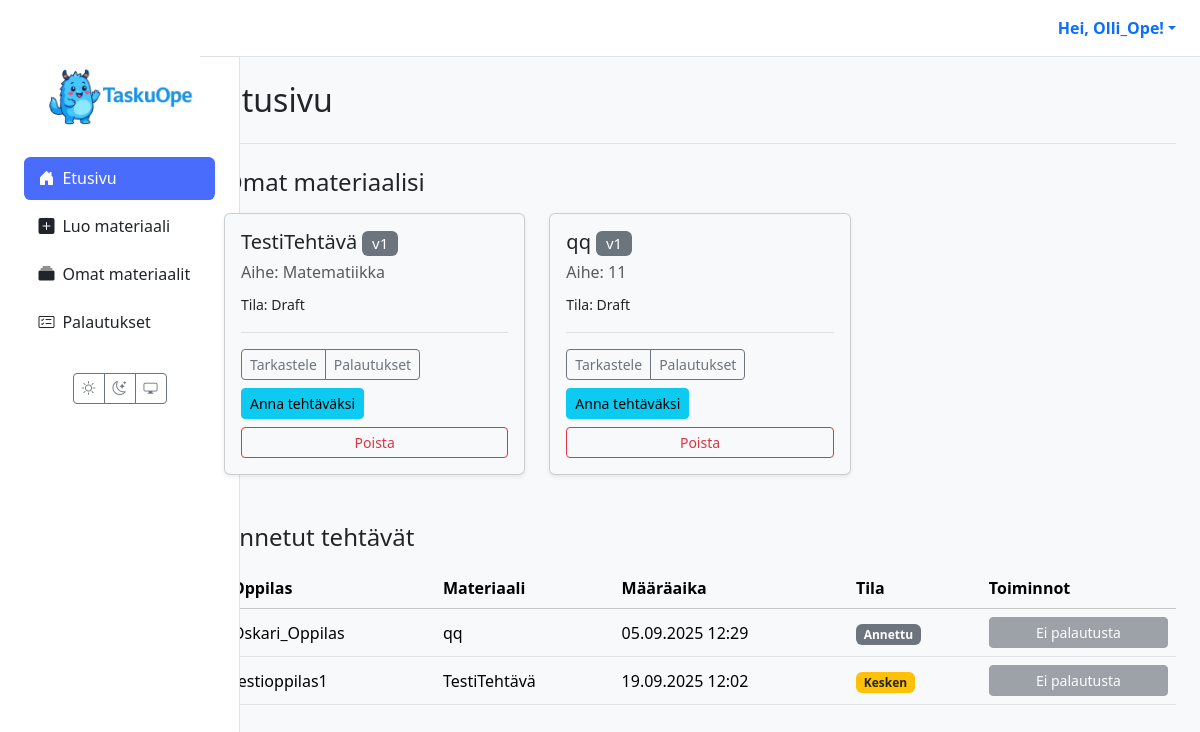
The app's page / (signed in), older data.
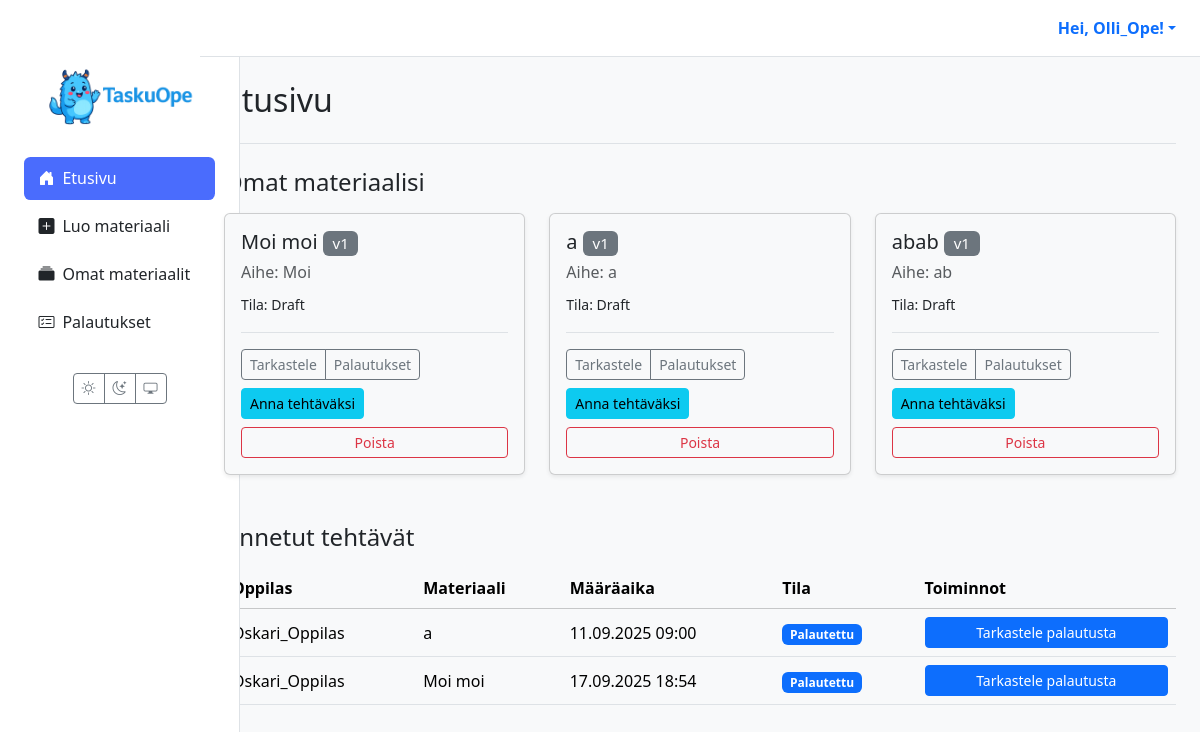
The same page, newer data.
### materials/models.py (models this page shows, shortened)
class Material(models.Model):
    class MaterialType(models.TextChoices):
        TASK = 'tehtävä', 'Tehtävä'
        LEARNING_MATERIAL = 'oppimateriaali', 'Oppimateriaali'
        TEST = 'testi', 'Testi'
        EXAM = 'koe', 'Koe'
        VIDEO = 'video', 'Video'
        GAME = 'peli', 'Peli'
    class Status(models.TextChoices):
        DRAFT = 'DRAFT', 'Draft'
        PENDING_APPROVAL = 'PENDING', 'Pending Approval'
        APPROVED = 'APPROVED', 'Approved'
        REJECTED = 'REJECTED', 'Rejected'
    GRADE_CHOICES = [(str(i), f"{i}. luokka") for i in range(1, 10)]
    id = models.UUIDField(primary_key=True, default=uuid.uuid4, editable=False)
    title = models.CharField(max_length=255)
    content = models.TextField(help_text="The raw content generated by the AI.")
    structured_content = models.JSONField(null=True, blank=True, help_text="Parsed content, e.g., quiz questions.")
    material_type = models.CharField(max_length=50, choices=MaterialType.choices, default=MaterialType.TASK)
    subject = models.CharField(max_length=100, null=True, blank=True)
    grade_level = models.CharField(max_length=20, choices=GRADE_CHOICES, null=True, blank=True)
    audience = models.JSONField(null=True, blank=True, help_text="e.g., {'learning_styles': ['visual'], 'languages': ['en', 'fi']}")
    author = models.ForeignKey(settings.AUTH_USER_MODEL, related_name='authored_materials', on_delete=models.CASCADE, limit_choices_to={'role': 'TEACHER'})
    prompt = models.ForeignKey(Prompt, on_delete=models.SET_NULL, null=True, blank=True)
    status = models.CharField(max_length=50, choices=Status.choices, default=Status.DRAFT)
    version = models.IntegerField(default=1)
    parent = models.ForeignKey('self', on_delete=models.SET_NULL, null=True, blank=True, related_name='versions')
    created_at = models.DateTimeField(auto_now_add=True)
    updated_at = models.DateTimeField(auto_now=True)

class Assignment(models.Model):
    class Status(models.TextChoices):
        ASSIGNED     = "ASSIGNED",     _("Annettu")
        IN_PROGRESS  = "IN_PROGRESS",  _("Kesken")
        SUBMITTED    = "SUBMITTED",    _("Palautettu")
        GRADED       = "GRADED",       _("Arvioitu")
    id = models.UUIDField(primary_key=True, default=uuid.uuid4, editable=False)
    material = models.ForeignKey(
        Material,
        on_delete=models.CASCADE
    )
    student = models.ForeignKey(
        settings.AUTH_USER_MODEL,
        related_name='assignments',
        on_delete=models.CASCADE,
        limit_choices_to={'role': 'STUDENT'}
    )
    assigned_by = models.ForeignKey(
        settings.AUTH_USER_MODEL,
        related_name='assigned_tasks',
        on_delete=models.CASCADE,
        limit_choices_to={'role': 'TEACHER'}
    )
    due_at = models.DateTimeField(null=True, blank=True)
    status = models.CharField(
        max_length=20,
        choices=Status.choices,
        default=Status.ASSIGNED,
    )
    draft_response = models.TextField(blank=True, null=True)
    created_at = models.DateTimeField(auto_now_add=True)
    class Meta:
        constraints = [
            models.UniqueConstraint(
                fields=['material', 'student'],
                name='unique_assignment_per_student'
            ),
        ]
        indexes = [
            models.Index(fields=['status']),
            models.Index(fields=['due_at']),
            models.Index(fields=['student']),
            models.Index(fields=['assigned_by']),
        ]

### users/models.py (models this page shows)
class CustomUser(AbstractUser):
    class Role(models.TextChoices):
        TEACHER = 'TEACHER', 'Teacher'
        STUDENT = 'STUDENT', 'Student'
    role = models.CharField(max_length=50, choices=Role.choices)

### materials/views.py (the view, shortened to what this page needs)
# urls.py: path("", views.dashboard_view, name='dashboard'),
@login_required(login_url='kirjaudu')
def dashboard_view(request):
    user = request.user
    if user.role == 'TEACHER':
        materials = Material.objects.filter(author=user)
        assignments = (
            Assignment.objects
            .filter(assigned_by=user)
            .select_related('material', 'student')
            .order_by('-created_at')
        )
        context = {'materials': materials, 'assignments': assignments}
        return render(request, 'dashboard/teacher.html', context)
    return redirect('kirjaudu')

### templates/dashboard/teacher.html (shortened to what this page needs)
{% extends 'partials/base.html' %}
{% load static %}
{% block extra_css %}
<link rel="stylesheet" href="{% static 'css/tasks.css' %}">
{% endblock %}
{% block content %}
<div class="container-fluid">
  <div class="mb-4 border-bottom pb-3">
    <h1 class="h2">Etusivu</h1>
  </div>
  <section class="materials-list mb-5">
    <h2 class="h4 mb-3">Omat materiaalisi</h2>
    <div class="row row-cols-1 row-cols-md-2 row-cols-xl-3 g-4">
      {% for m in materials %}
      <div class="col">
        <div class="card h-100 shadow-sm">
          <div class="card-body d-flex flex-column">
            <h5 class="card-title">
              {{ m.title }} <span class="badge bg-secondary fw-normal">v{{ m.version }}</span>
            </h5>
            <p class="card-subtitle mb-2 text-muted">Aihe: {{ m.subject|default:'Ei määritelty' }}</p>
            <p class="card-text"><small>Tila: {{ m.get_status_display }}</small></p>
            <div class="mt-auto pt-3 border-top">
              <div class="d-flex justify-content-between align-items-center flex-wrap gap-2">
                <div class="btn-group">
                  <a class="btn btn-sm btn-outline-secondary" href="{% url 'material_detail' material_id=m.id %}">Tarkastele</a>
                  <a class="btn btn-sm btn-outline-secondary" href="{% url 'view_submissions' material_id=m.id %}">Palautukset</a>
                </div>
                <a class="btn btn-sm btn-info" href="{% url 'assign_material' material_id=m.id %}">Anna tehtäväksi</a>
              </div>
              <div class="d-grid mt-2">
                <button type="button"
                        class="btn btn-sm btn-outline-danger"
                        data-bs-toggle="modal"
                        data-bs-target="#confirmDeleteModal"
                        data-title="{{ m.title }}"
                        data-action="{% url 'delete_material' material_id=m.id %}">
                  Poista
                </button>
              </div>
            </div>
          </div>
        </div>
      </div>
      {% endfor %}
    </div>
  </section>
  <section class="assignments-list" id="annetut-tehtavat">
    <h2 class="h4 mb-3">Annetut tehtävät</h2>
    <table class="table table-hover align-middle tasks">
      <thead class="table-light">
        <tr>
          <th scope="col">Oppilas</th>
          <th scope="col">Materiaali</th>
          <th scope="col">Määräaika</th>
          <th scope="col">Tila</th>
          <th scope="col">Toiminnot</th>
        </tr>
      </thead>
      <tbody>
        {% for assignment in assignments %}
        <tr>
          <td data-label="Oppilas">{{ assignment.student.get_full_name|default:assignment.student.username }}</td>
          <td data-label="Materiaali">{{ assignment.material.title }}</td>
          <td data-label="Määräaika">{{ assignment.due_at|date:"d.m.Y H:i"|default:"-" }}</td>
          <td data-label="Tila">
            <span class="badge
              {% if assignment.status == 'GRADED' %}bg-success
              {% elif assignment.status == 'SUBMITTED' %}bg-primary
              {% elif assignment.status == 'IN_PROGRESS' %}bg-warning text-dark
              {% else %}bg-secondary{% endif %}">
              {{ assignment.get_status_display }}
            </span>
          </td>
          <td data-label="Toiminnot">
            {% with sub=assignment.submissions.last %}
              {% if sub %}
                <a class="btn btn-sm btn-primary w-100" href="{% url 'grade_submission' submission_id=sub.id %}">
                  Tarkastele palautusta
                </a>
              {% else %}
                <button class="btn btn-sm btn-secondary w-100" disabled>Ei palautusta</button>
              {% endif %}
            {% endwith %}
          </td>
        </tr>
        {% empty %}
        <tr>
          <td colspan="5" class="text-center">
            <div class="alert alert-secondary mb-0">Et ole vielä antanut yhtään tehtävää.</div>
          </td>
        </tr>
        {% endfor %}
      </tbody>
    </table>
  </section>
</div>
{% endblock %}

Row changes from the older to the newer data that the page shows:
removed Material: title "TestiTehtävä", version "1", subject "Matematiikka", status "Draft"
removed Material: title "qq", version "1", subject "11", status "Draft"
removed Assignment: student.get_full_name "Oskari_Oppilas", material "qq", due_at "05.09.2025 12:29", status "Annettu", shows "Ei palautusta"
removed Assignment: student.get_full_name "testioppilas1", material "TestiTehtävä", due_at "19.09.2025 12:02", status "Kesken", shows "Ei palautusta"
added Material: title "Moi moi", version "1", subject "Moi", status "Draft"
added Material: title "a", version "1", subject "a", status "Draft"
added Material: title "abab", version "1", subject "ab", status "Draft"
added Assignment: student.get_full_name "Oskari_Oppilas", material "a", due_at "11.09.2025 09:00", status "Palautettu", shows "Tarkastele palautusta"
added Assignment: student.get_full_name "Oskari_Oppilas", material "Moi moi", due_at "17.09.2025 18:54", status "Palautettu", shows "Tarkastele palautusta"
